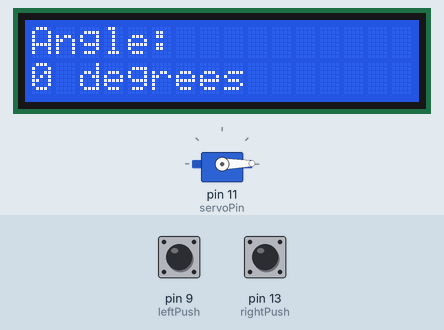
A sketch run on a simulated Arduino Uno, built with avr-gcc and run on an emulated ATmega328P. Parts: servo, 16×2 character LCD. The test bench sets the inputs (shaded band); at power-on: pin 13 (rightPush) HIGH, pin 9 (leftPush) HIGH.

Above: at 1.2 s.
1.3 s: pin 13 (rightPush) pulled LOW for 3.2 s
At 1.9 s:
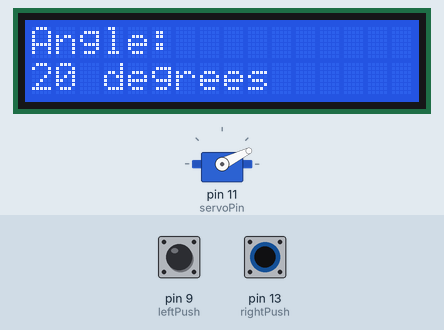
5.1 s: pin 13 (rightPush) pulled LOW for 3.2 s
At 5.32 s:
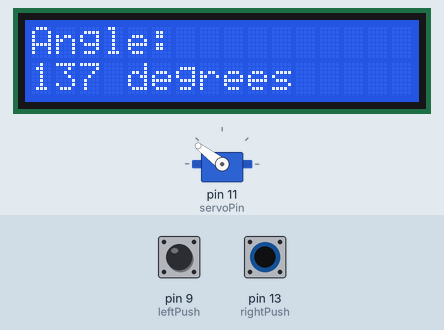
8.9 s: pin 9 (leftPush) pulled LOW for 0.15 s
At 9.38 s:
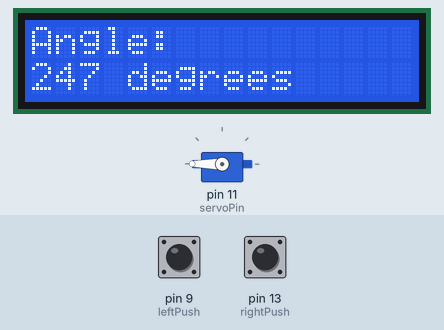
9.6 s: pin 9 (leftPush) pulled LOW for 3.2 s
At 11.58 s:
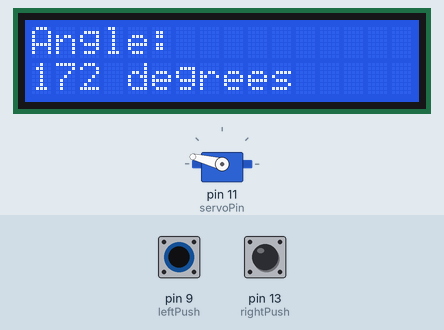
13.4 s: pin 9 (leftPush) pulled LOW for 3.2 s
At 16.88 s:
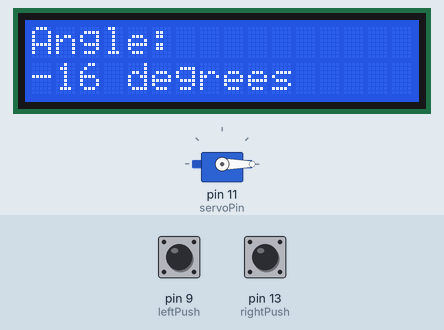
17.2 s: pin 13 (rightPush) pulled LOW for 0.15 s
At 17.9 s:
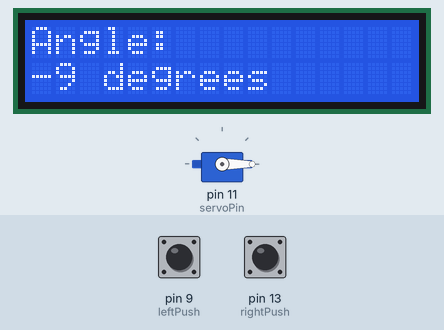
Timing chart, 0 to 18.9 s (numbered marks = the images above; inputs shaded):
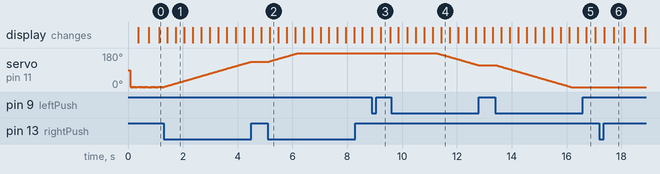

Measured:
- after the input at 1.3 s, the display: first changes after 0.14 s (image 1 shows a later state)
- after the input at 5.1 s, the display: changes after 0.07 s (image 2)
- after the input at 8.9 s, the display: first differs from a run without the input after 0.31 s (image 3)
- after the input at 9.6 s, the display: first changes after 0.27 s (image 4 shows a later state)
- after the input at 13.4 s, the display: first changes after 0.22 s (image 5 shows a later state)

The sketch:

Servo_Control_with_buttons_Powered_by_LCD_.ino
```cpp
#include <Servo.h>
#include <LiquidCrystal.h>
const int rs = 2, e = 3, db4 = 4, db5 = 5, db6 = 6, db7 = 7, rightPush = 13, leftPush = 9, servoPin = 11;
int angle;
LiquidCrystal mylcd(rs, e, db4, db5, db6, db7);
Servo myServo;
void setup() {
  myServo.attach(servoPin);
  pinMode(rightPush, INPUT_PULLUP);
  pinMode(leftPush, INPUT_PULLUP);
  mylcd.begin(16,2);
  mylcd.setCursor(0,0);
  mylcd.print("Angle:");
}

void loop() {
  if(digitalRead(leftPush) == HIGH){
    angle++;
    delay(10);
    myServo.write(angle);
    mylcd.setCursor(0,1);
    mylcd.print("                ");
    mylcd.setCursor(0,1);
    if(angle >= 180){
      mylcd.setCursor(0,1);
      mylcd.print("                ");
      mylcd.print("180 degrees");
      mylcd.setCursor(0,1);
    }
    mylcd.print(angle);
    mylcd.print(" degrees");
    delay(10);
  }
  if(digitalRead(rightPush) == HIGH){
    angle--;
    delay(10);
    myServo.write(angle);
    mylcd.setCursor(0,1);
    mylcd.print("                ");
    mylcd.setCursor(0,1);
    if(angle <= 0){
      mylcd.setCursor(0,1);
      mylcd.print("                ");
      mylcd.print("0 degrees");
      mylcd.setCursor(0,1);
    }
    mylcd.print(angle);
    mylcd.print(" degrees");
    delay(10);
  }
}
```
